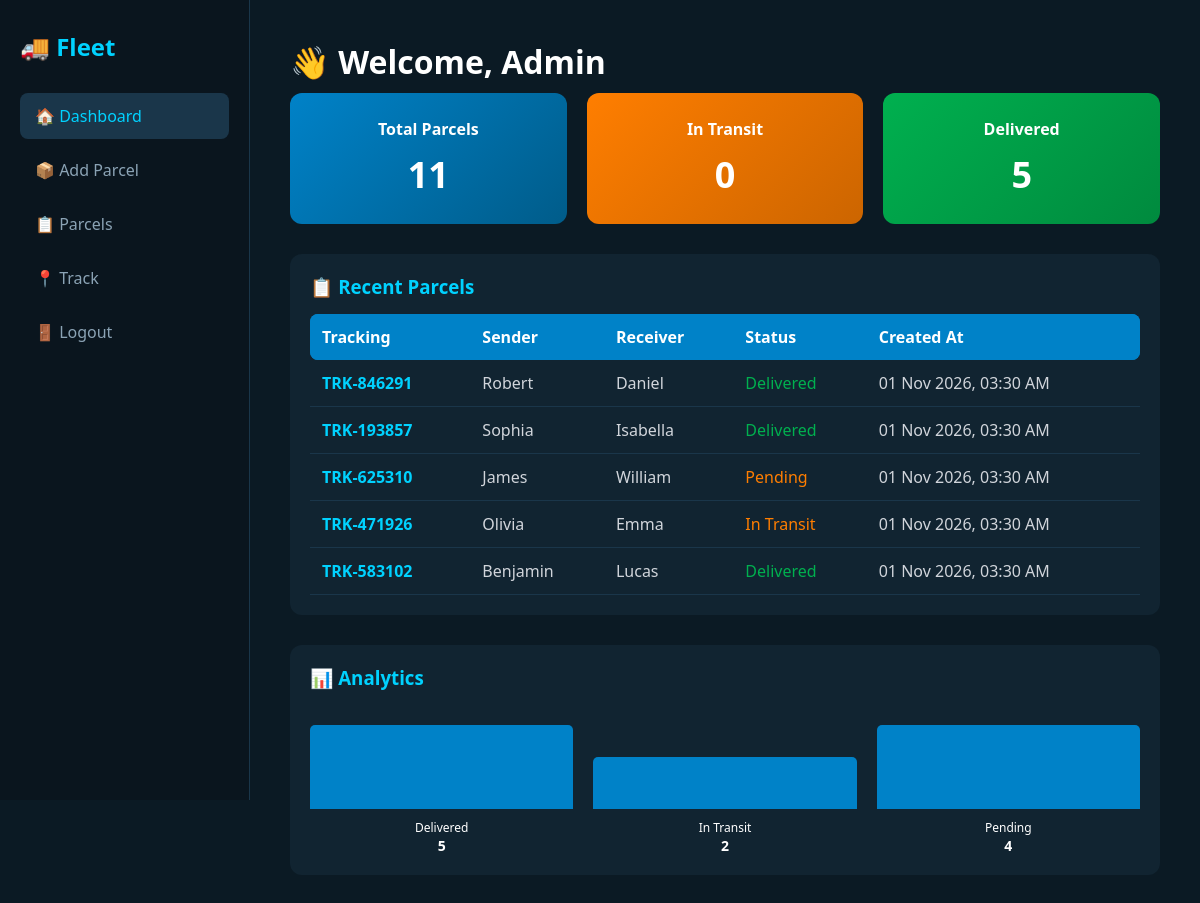
/dashboard.php (signed in), run on the app's committed database.
### tables this page shows
CREATE TABLE `parcels` (
  `id` int(11) NOT NULL,
  `tracking_code` varchar(20) NOT NULL,
  `sender` varchar(100) NOT NULL,
  `receiver` varchar(100) NOT NULL,
  `origin` varchar(100) NOT NULL,
  `destination` varchar(100) NOT NULL,
  `weight` decimal(10,2) NOT NULL,
  `status` varchar(20) DEFAULT 'Pending',
  `created_at` timestamp NOT NULL DEFAULT current_timestamp()
);

### dashboard.php (the view, shortened to what this page needs)
<?php
include 'db.php';
$total_query = mysqli_query($conn, "SELECT COUNT(*) as count FROM parcels");
$total_parcels = mysqli_fetch_assoc($total_query)['count'];
$transit_query = mysqli_query($conn, "SELECT COUNT(*) as count FROM parcels WHERE status='Transit'");
$in_transit = mysqli_fetch_assoc($transit_query)['count'];
$delivered_query = mysqli_query($conn, "SELECT COUNT(*) as count FROM parcels WHERE status='Delivered'");
$delivered = mysqli_fetch_assoc($delivered_query)['count'];
$recent_query = mysqli_query($conn, "SELECT * FROM parcels ORDER BY created_at DESC LIMIT 5");
$status_query = mysqli_query($conn, "SELECT status, COUNT(*) as count FROM parcels GROUP BY status");
$chart_data = [];
while ($row = mysqli_fetch_assoc($status_query)) {
    $chart_data[$row['status']] = $row['count'];
}
?>
<!DOCTYPE html>
<html lang="en">
<head>
    <link rel="stylesheet" href="style.css">
</head>
<body>
    <div class="sidebar">
        <h2>🚚 Fleet</h2>
        <a href="dashboard.php" class="active">🏠 Dashboard</a>
        <a href="add_parcel.php">📦 Add Parcel</a>
        <a href="parcels.php">📋 Parcels</a>
        <a href="track.php">📍 Track</a>
        <a href="logout.php">🚪 Logout</a>
    </div>
    <div class="main-content">
        <div class="header">
            <h1>👋 Welcome, Admin</h1>
        </div>
        <div class="stats-grid">
            <div class="stat-card card-blue">
                <h3>Total Parcels</h3>
                <p><?php echo $total_parcels; ?></p>
            </div>
            <div class="stat-card card-orange">
                <h3>In Transit</h3>
                <p><?php echo $in_transit; ?></p>
            </div>
            <div class="stat-card card-green">
                <h3>Delivered</h3>
                <p><?php echo $delivered; ?></p>
            </div>
        </div>
        <div style="background: #112431; border-radius: 12px; padding: 20px; margin-bottom: 30px; margin-top: 30px;">
            <h3 style="margin-bottom: 15px; color: #00d2ff;">📋 Recent Parcels</h3>
            <table style="width: 100%; border-collapse: collapse; text-align: left;">
                <thead>
                    <tr style="background: #0082c8; color: white;">
                        <th style="padding: 12px; border-radius: 8px 0 0 8px;">Tracking</th>
                        <th style="padding: 12px;">Sender</th>
                        <th style="padding: 12px;">Receiver</th>
                        <th style="padding: 12px;">Status</th>
                        <th style="padding: 12px; border-radius: 0 8px 8px 0;">Created At</th>
                    </tr>
                </thead>
                <tbody>
                    <?php while($row = mysqli_fetch_assoc($recent_query)): ?>
                    <tr style="border-bottom: 1px solid #1a364a;">
                        <td style="padding: 12px;"><?php echo $row['tracking_code']; ?></td>
                        <td style="padding: 12px;"><?php echo $row['sender']; ?></td>
                        <td style="padding: 12px;"><?php echo $row['receiver']; ?></td>
                        <td style="padding: 12px;">
                            <span style="color: <?php echo $row['status'] == 'Delivered' ? '#00b04f' : '#ff7e00'; ?>;">
                                <?php echo $row['status']; ?>
                            </span>
                        </td>
                        <td style="padding: 12px;"><?php echo date('d M Y, h:i A', strtotime($row['created_at'])); ?></td>
                    </tr>
                    <?php endwhile; ?>
                </tbody>
            </table>
        </div>
        <div style="background: #112431; border-radius: 12px; padding: 20px;">
            <h3 style="margin-bottom: 15px; color: #00d2ff;">📊 Analytics</h3>
            <div style="display: flex; align-items: flex-end; height: 150px; gap: 20px; padding-top: 20px;">
                <?php
                $max_count = count($chart_data) > 0 ? max($chart_data) : 0;
                foreach($chart_data as $status => $count):
                    $height = $max_count > 0 ? ($count / $max_count) * 100 : 10;
                ?>
                    <div style="flex: 1; display: flex; flex-direction: column; align-items: center; justify-content: flex-end; height: 100%;">
                        <div style="background: #0082c8; width: 100%; height: <?php echo $height; ?>%; border-radius: 5px 5px 0 0;"></div>
                        <p style="margin-top: 10px; font-size: 12px;"><?php echo $status; ?></p>
                        <p style="font-size: 14px; font-weight: bold;"><?php echo $count; ?></p>
                    </div>
                <?php endforeach; ?>
            </div>
        </div>
    </div>
</body>
</html>

### style.css (style rules this page uses)
* { margin: 0; padding: 0; box-sizing: border-box; font-family: "Segoe UI", sans-serif; }
body { background-color: #0b1a24; color: white; }
.sidebar { width: 250px; height: 100vh; position:fixed; overflow-y: auto; background-color: #0a151e; padding: 20px; border-right: 1px solid #1a364a; }
.sidebar h2 { color: #00d2ff; margin-bottom: 30px; }
.sidebar a { display: block; color: #8ba3b5; text-decoration: none; padding: 12px 15px; border-radius: 8px; margin-bottom: 5px; }
.sidebar a:hover, .sidebar a.active { background-color: #1a364a; color: #00d2ff; }
.main-content { margin-left: 250px; padding: 40px; width: calc(100% - 250px); box-sizing: border-box; }
.stats-grid { display: flex; gap: 20px; margin-top: 10px; }
.stat-card { flex: 1; padding: 25px; border-radius: 12px; text-align: center; }
.stat-card h3 { font-size: 16px; margin-bottom: 10px; }
.stat-card p { font-size: 36px; font-weight: bold; }
.card-blue { background: linear-gradient(135deg, #0082c8, #005c8a); }
.card-orange { background: linear-gradient(135deg, #ff7e00, #cc6500); }
.card-green { background: linear-gradient(135deg, #00b04f, #008a3e); }
table { width: 100%; border-collapse: collapse; text-align: center; }
th { background: #0082c8; color: white; padding: 12px; }
th:first-child { border-radius: 8px 0 0 8px; }
th:last-child { border-radius: 0 8px 8px 0; }
td { padding: 12px; border-bottom: 1px solid #1a364a; color: #d1d5db; }
.sidebar { padding: 30px 20px; }
.sidebar a { margin-bottom: 8px; }
tbody tr { transition: background-color 0.2s ease; }
td:first-child { font-weight: bold; color: #00d2ff; }

### data on the page
parcels: tracking_code "TRK-846291", sender "Robert", receiver "Daniel", status "Delivered", created_at "01 Nov 2026, 03:30 AM"
parcels: tracking_code "TRK-193857", sender "Sophia", receiver "Isabella", status "Delivered", created_at "01 Nov 2026, 03:30 AM"
parcels: tracking_code "TRK-625310", sender "James", receiver "William", status "Pending", created_at "01 Nov 2026, 03:30 AM"
parcels: tracking_code "TRK-471926", sender "Olivia", receiver "Emma", status "In Transit", created_at "01 Nov 2026, 03:30 AM"
parcels: tracking_code "TRK-583102", sender "Benjamin", receiver "Lucas", status "Delivered", created_at "01 Nov 2026, 03:30 AM"

### other printed values
$total_parcels "11"
$in_transit "0"
$delivered "5"
$status "Delivered"
$count "5"
$status "In Transit"
$count "2"
$status "Pending"
$count "4"
